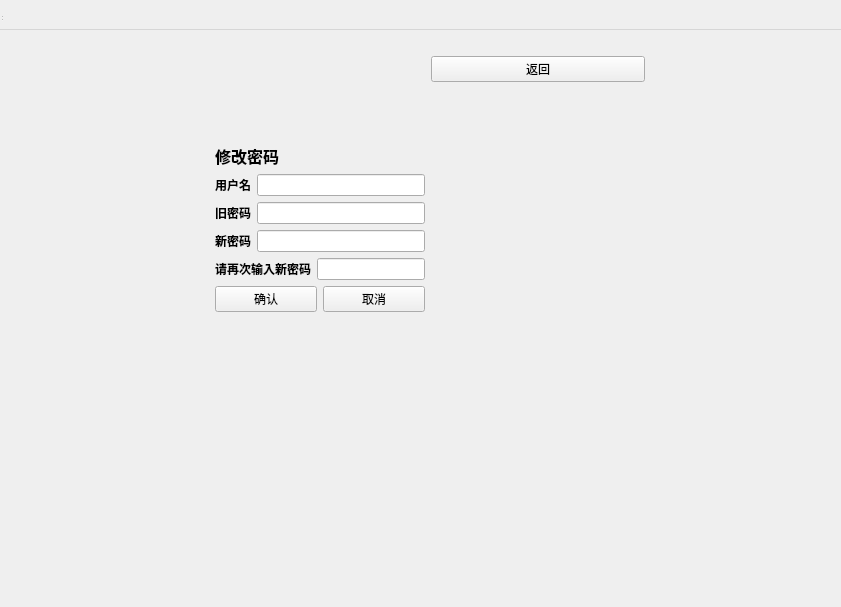
<?xml version="1.0" encoding="UTF-8"?>
<ui version="4.0">
 <class>ChangePassword</class>
 <widget class="QWidget" name="ChangePassword">
  <property name="geometry">
   <rect>
    <x>0</x>
    <y>0</y>
    <width>841</width>
    <height>607</height>
   </rect>
  </property>
  <property name="windowTitle">
   <string>QWidget</string>
  </property>
  <widget class="QWidget" name="centralwidget">
   <layout class="QGridLayout" name="gridLayout_2">
    <item row="1" column="1">
     <layout class="QVBoxLayout" name="verticalLayout_2">
      <item>
       <layout class="QGridLayout" name="gridLayout">
        <item row="3" column="0">
         <layout class="QVBoxLayout" name="verticalLayout">
          <item>
           <layout class="QHBoxLayout" name="horizontalLayout">
            <item>
             <widget class="QLabel" name="label">
              <property name="text">
               <string>&lt;html&gt;&lt;head/&gt;&lt;body&gt;&lt;p&gt;&lt;span style=&quot; font-weight:600;&quot;&gt;用户名&lt;/span&gt;&lt;/p&gt;&lt;/body&gt;&lt;/html&gt;</string>
              </property>
             </widget>
            </item>
            <item>
             <widget class="QLineEdit" name="lineEdit"/>
            </item>
           </layout>
          </item>
          <item>
           <layout class="QHBoxLayout" name="horizontalLayout_2">
            <item>
             <widget class="QLabel" name="label_2">
              <property name="text">
               <string>&lt;html&gt;&lt;head/&gt;&lt;body&gt;&lt;p&gt;&lt;span style=&quot; font-weight:600;&quot;&gt;旧密码&lt;/span&gt;&lt;/p&gt;&lt;/body&gt;&lt;/html&gt;</string>
              </property>
             </widget>
            </item>
            <item>
             <widget class="QLineEdit" name="lineEdit_2"/>
            </item>
           </layout>
          </item>
          <item>
           <layout class="QHBoxLayout" name="horizontalLayout_3">
            <item>
             <widget class="QLabel" name="label_3">
              <property name="text">
               <string>&lt;html&gt;&lt;head/&gt;&lt;body&gt;&lt;p&gt;&lt;span style=&quot; font-weight:600;&quot;&gt;新密码&lt;/span&gt;&lt;/p&gt;&lt;/body&gt;&lt;/html&gt;</string>
              </property>
             </widget>
            </item>
            <item>
             <widget class="QLineEdit" name="lineEdit_3"/>
            </item>
           </layout>
          </item>
          <item>
           <layout class="QHBoxLayout" name="horizontalLayout_4">
            <item>
             <widget class="QLabel" name="label_6">
              <property name="font">
               <font>
                <weight>75</weight>
                <bold>true</bold>
               </font>
              </property>
              <property name="text">
               <string>请再次输入新密码</string>
              </property>
             </widget>
            </item>
            <item>
             <widget class="QLineEdit" name="lineEdit_4"/>
            </item>
           </layout>
          </item>
         </layout>
        </item>
        <item row="1" column="0">
         <widget class="QLabel" name="label_4">
          <property name="text">
           <string>&lt;html&gt;&lt;head/&gt;&lt;body&gt;&lt;p&gt;&lt;span style=&quot; font-size:12pt; font-weight:600;&quot;&gt;修改密码&lt;/span&gt;&lt;/p&gt;&lt;/body&gt;&lt;/html&gt;</string>
          </property>
         </widget>
        </item>
       </layout>
      </item>
      <item>
       <layout class="QHBoxLayout" name="horizontalLayout_5">
        <item>
         <widget class="QPushButton" name="pushButton">
          <property name="text">
           <string>确认</string>
          </property>
         </widget>
        </item>
        <item>
         <widget class="QPushButton" name="pushButton_2">
          <property name="text">
           <string>取消</string>
          </property>
         </widget>
        </item>
       </layout>
      </item>
     </layout>
    </item>
    <item row="0" column="1">
     <spacer name="verticalSpacer_2">
      <property name="orientation">
       <enum>Qt::Vertical</enum>
      </property>
      <property name="sizeHint" stdset="0">
       <size>
        <width>20</width>
        <height>138</height>
       </size>
      </property>
     </spacer>
    </item>
    <item row="1" column="2">
     <spacer name="horizontalSpacer">
      <property name="orientation">
       <enum>Qt::Horizontal</enum>
      </property>
      <property name="sizeHint" stdset="0">
       <size>
        <width>214</width>
        <height>20</height>
       </size>
      </property>
     </spacer>
    </item>
    <item row="2" column="1">
     <spacer name="verticalSpacer">
      <property name="orientation">
       <enum>Qt::Vertical</enum>
      </property>
      <property name="sizeHint" stdset="0">
       <size>
        <width>20</width>
        <height>138</height>
       </size>
      </property>
     </spacer>
    </item>
    <item row="1" column="0">
     <spacer name="horizontalSpacer_2">
      <property name="orientation">
       <enum>Qt::Horizontal</enum>
      </property>
      <property name="sizeHint" stdset="0">
       <size>
        <width>215</width>
        <height>20</height>
       </size>
      </property>
     </spacer>
    </item>
    <item row="0" column="2">
     <widget class="QPushButton" name="pushButton_3">
      <property name="text">
       <string>返回</string>
      </property>
     </widget>
    </item>
   </layout>
  </widget>
  <widget class="QMenuBar" name="menubar">
   <property name="geometry">
    <rect>
     <x>0</x>
     <y>0</y>
     <width>841</width>
     <height>30</height>
    </rect>
   </property>
  </widget>
  <widget class="QStatusBar" name="statusbar"/>
 </widget>
 <resources/>
 <connections/>
</ui>
